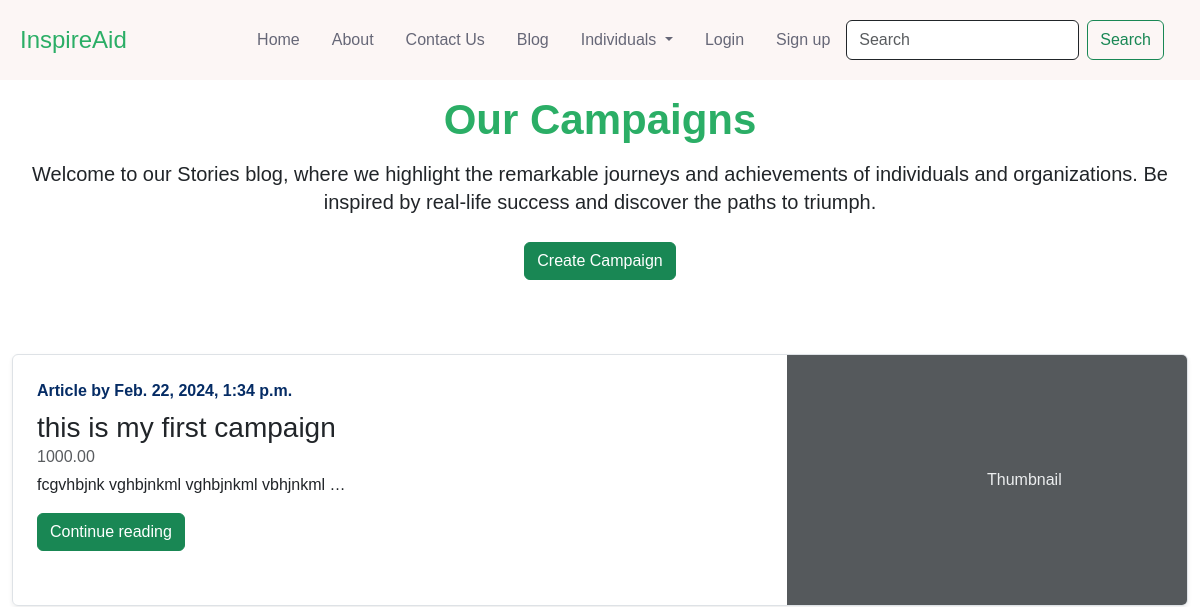
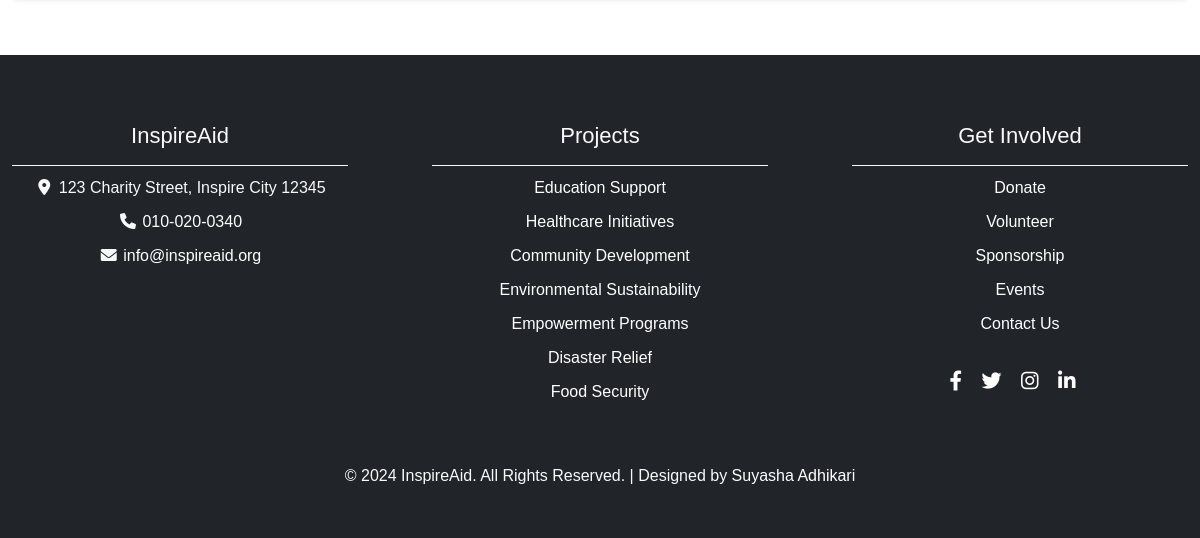
Before: /campaign/campaignhome/ with the older database file (2 pictures, top to bottom).
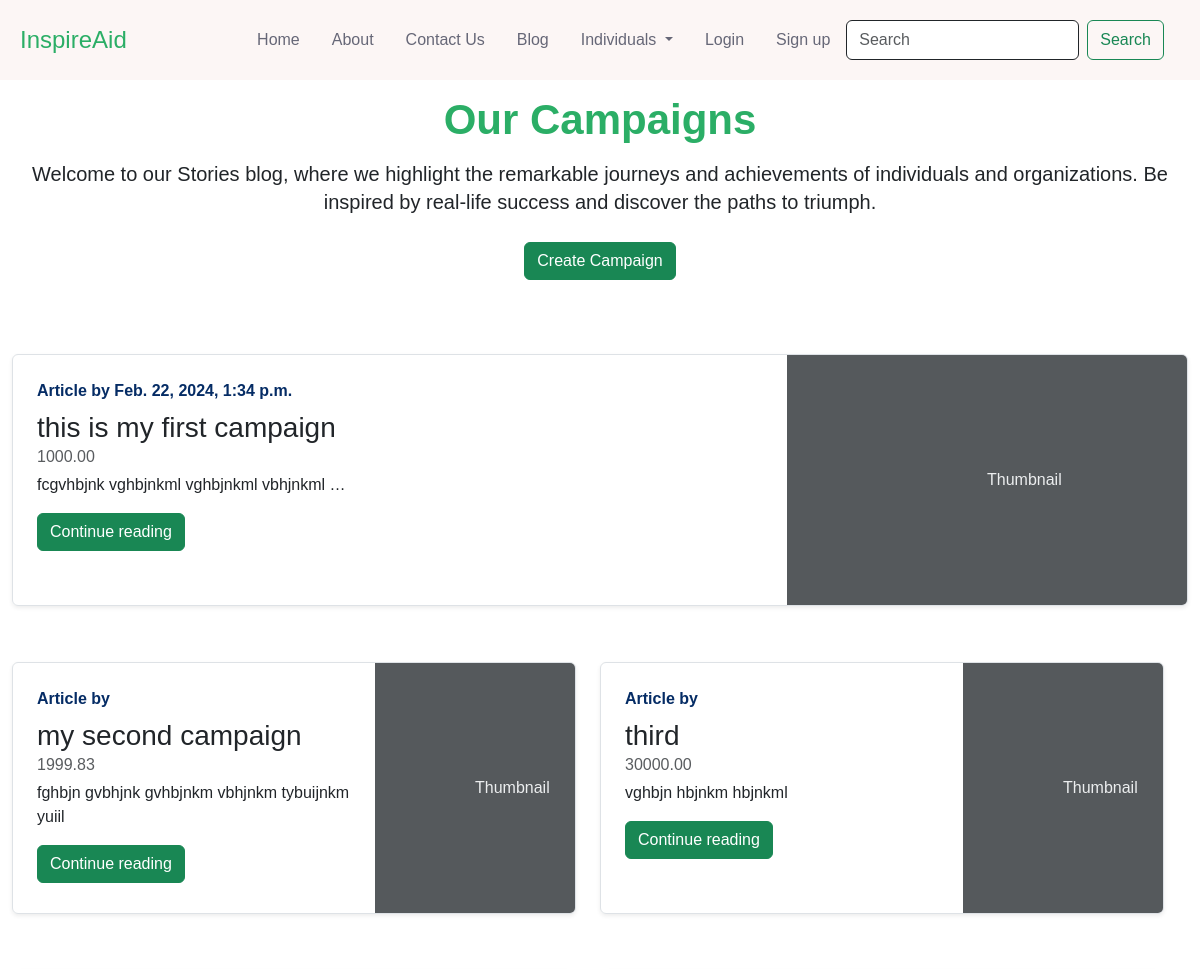
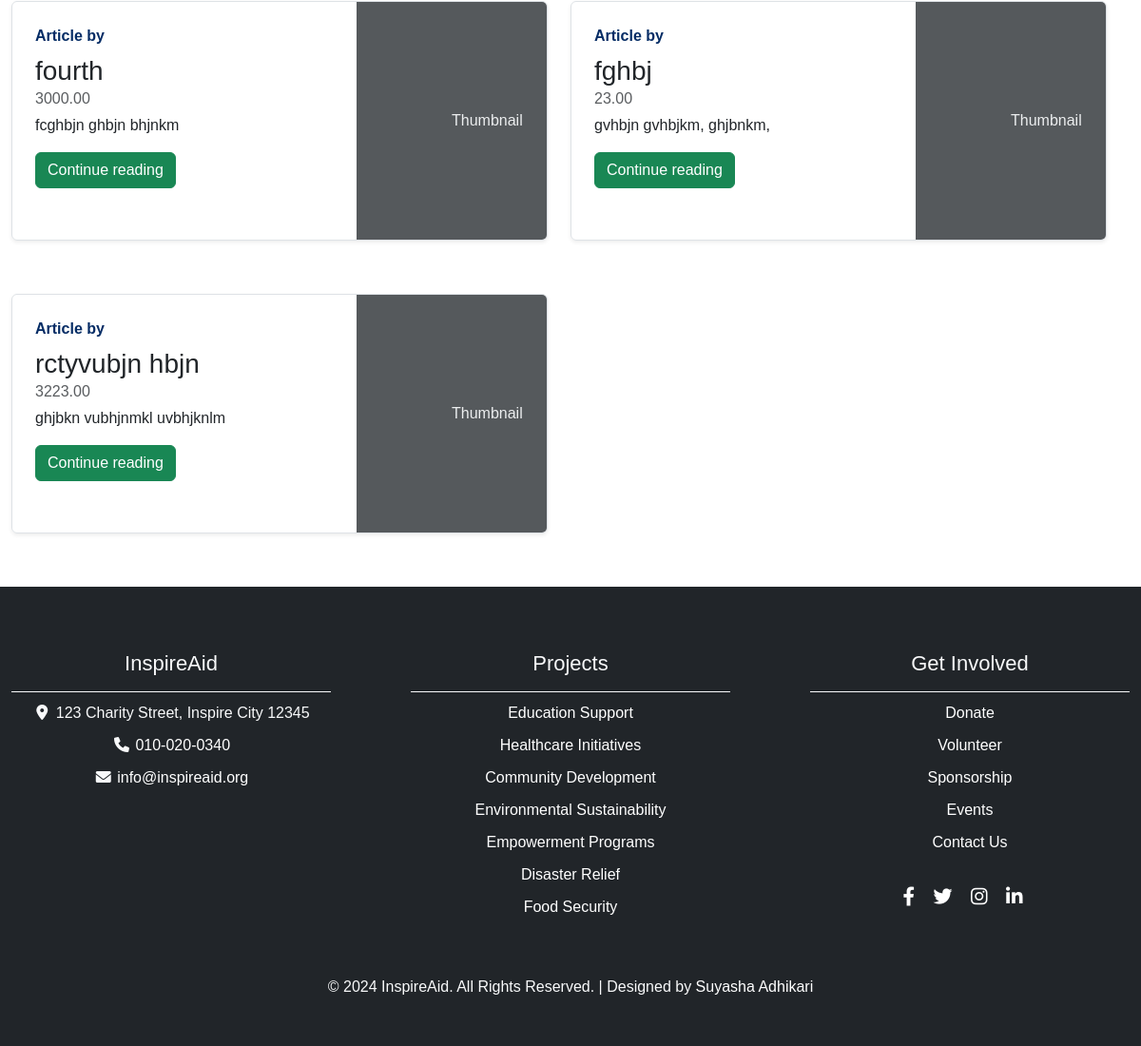
After: the same page with the newer database file (2 pictures, top to bottom).
### campaign/models.py (models this page shows, shortened)
class Campaign(models.Model):
    title = models.CharField(max_length=255)
    description = models.TextField()
    target_amount = models.DecimalField(max_digits=10, decimal_places=2)
    current_amount = models.DecimalField(max_digits=10, decimal_places=2, default=0.0)
    created_at = models.DateTimeField(auto_now_add=True)
    slug=models.CharField(max_length=130,unique=True, blank=True)

### campaign/views.py (the view)
# urls.py: path('campaignhome/',CampaignView.as_view(),name="campaignhome"),
class CampaignView(ListView):
    model=Campaign
    template_name='campaign/campaignhome.html'

### templates/campaign/campaignhome.html (shortened to what this page needs)
{% extends "base.html" %}
{% block extrastyles %}
    {% load static %}
    <link rel="stylesheet" type="text/css" href="{% static 'contact.css' %}">
{% endblock extrastyles %}
{% block body %}
<div class="container mb-4" style="margin-top: 8%;">
    <div class="row text-header text-center" style="margin-bottom: 50px;">
        <div class="col-12 section-intro">
            <h1 style="color: #2BAE66;font-size: 42px; font-weight: 700;line-height: 48px; padding-bottom: 8px;"> Our Campaigns</h1>
            <p style="font-size: 20px; font-weight: 400; line-height: 28px;color: var(--gray-1);padding-bottom: 10px;">Welcome to our Stories blog, where we highlight the remarkable journeys and achievements of individuals and organizations. Be inspired by real-life success and discover the paths to triumph.</p>
        </div>
        <div class="col-12">
            <a href="#" class="btn btn-success">Create Campaign</a>
        </div>
    </div>
    <div class="row">
        <div class="col-md-12 mb-2 mt-4">
            <div class="row g-0 border rounded overflow-hidden flex-md-row mb-4 shadow-sm h-md-250 position-relative">
                <div class="col p-4 d-flex flex-column position-static">
                    <strong class="d-inline-block mb-2 text-primary-emphasis">Article by {{ object_list.0.created_at }}</strong>
                    <h3 class="mb-0">{{ object_list.0.title }}</h3>
                    <div class="mb-1 text-body-secondary">{{ object_list.0.target_amount }}</div>
                    <p class="card-text mb-auto">{{ object_list.0.description|truncatechars:40 }}</p>
                    <div class="mt-3">
                        <a href="/campaign/{{ object_list.0.slug }}" role="button" class="btn btn-success">Continue reading</a>
                    </div>
                </div>
                <div class="col-auto d-none d-lg-block">
                    <svg class="bd-placeholder-img" width="400" height="250" xmlns="http://www.w3.org/2000/svg" role="img" aria-label="Placeholder: Thumbnail" preserveAspectRatio="xMidYMid slice" focusable="false"><title>Placeholder</title><rect width="100%" height="100%" fill="#55595c"></rect><text x="50%" y="50%" fill="#eceeef" dy=".3em">Thumbnail</text></svg>
                </div>
            </div>
        </div>
        <div class="row">
            {% for post in object_list|slice:"1:" %}
                <div class="col-md-6 mb-2 mt-4">
                    <div class="row g-0 border rounded overflow-hidden flex-md-row mb-4 shadow-sm h-md-250 position-relative">
                        <div class="col p-4 d-flex flex-column position-static">
                            <strong class="d-inline-block mb-2 text-primary-emphasis">Article by {{post.author}}</strong>
                            <h3 class="mb-0">{{post.title}}</h3>
                            <div class="mb-1 text-body-secondary">{{ post.target_amount }}</div>
                            <p class="card-text mb-auto">{{post.description| truncatechars:300}}</p>
                            <div class="mt-3">
                                <a href="/campaign/{{ object_list.0.slug }}" role="button" class="btn btn-success">Continue reading</a>
                            </div>
                        </div>
                        <div class="col-auto d-none d-lg-block">
                            <svg class="bd-placeholder-img" width="200" height="250" xmlns="http://www.w3.org/2000/svg" role="img" aria-label="Placeholder: Thumbnail" preserveAspectRatio="xMidYMid slice" focusable="false"><title>Placeholder</title><rect width="100%" height="100%" fill="#55595c"></rect><text x="50%" y="50%" fill="#eceeef" dy=".3em">Thumbnail</text></svg>
                        </div>
                    </div>
                </div>
            {% endfor %}
        </div>
    </div>
</div>
{% endblock body %}

Changed rows visible on the page:
added Campaign: title "my second campaign", target_amount "1999.83", description "fghbjn gvbhjnk gvhbjnkm vbhjnkm tybuijnkm yuiil"
added Campaign: title "third", target_amount "30000.00", description "vghbjn hbjnkm hbjnkml"
added Campaign: title "fourth", target_amount "3000.00", description "fcghbjn ghbjn bhjnkm"
added Campaign: title "fghbj", target_amount "23.00", description "gvhbjn gvhbjkm, ghjbnkm,"
added Campaign: title "rctyvubjn hbjn", target_amount "3223.00", description "ghjbkn vubhjnmkl uvbhjknlm"
